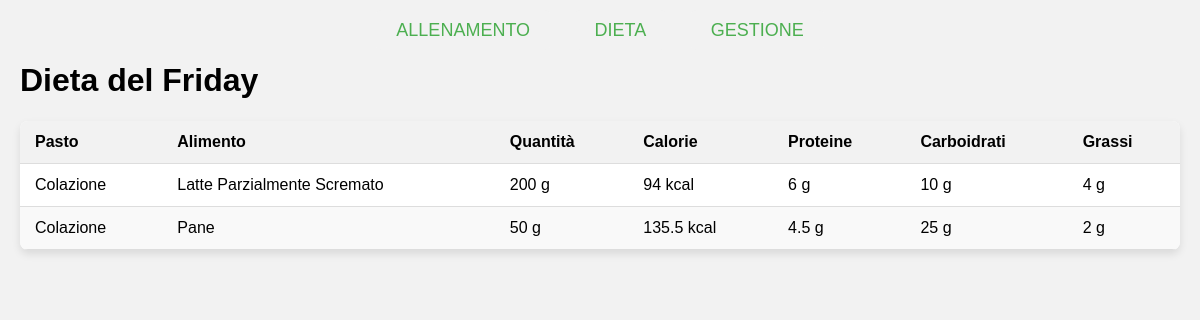
Screenshot of /dieta.php with the database file from the repository.
### tables this page shows
CREATE TABLE `dieta` (
  `id` int(11) NOT NULL,
  `id_giorno` int(11) NOT NULL,
  `id_pasto` int(11) NOT NULL,
  `id_alimento` int(11) NOT NULL,
  `quantita` int(11) NOT NULL
);

CREATE TABLE `pasti` (
  `id` int(11) NOT NULL,
  `nome` varchar(50) NOT NULL
);

CREATE TABLE `alimenti` (
  `id` int(11) NOT NULL,
  `nome` varchar(100) NOT NULL,
  `calorie` int(11) NOT NULL,
  `proteine` int(11) NOT NULL,
  `carboidrati` int(11) NOT NULL,
  `grassi` int(11) NOT NULL
);

### dieta.php (the view, shortened to what this page needs)
<!DOCTYPE html>
<html lang="it">
<head>
</head>
<body>
<div class="header">
    <a href="index.php">ALLENAMENTO</a>
    <a href="dieta.php">DIETA</a>
    <a href="gestione.php">GESTIONE</a>
</div>
<h1>Dieta del <?php echo ucfirst(strftime("%A")); ?></h1>
<table>
    <thead>
        <tr>
            <th>Pasto</th>
            <th>Alimento</th>
            <th>Quantità</th>
            <th>Calorie</th>
            <th>Proteine</th>
            <th>Carboidrati</th>
            <th>Grassi</th>
        </tr>
    </thead>
    <tbody>
<?php
$servername = "localhost";
$username = "ceo";
$password = "1234";
$dbname = "tracker";
$conn = new mysqli($servername, $username, $password, $dbname);
$id_venerdi = 5;
$sql = "SELECT p.nome AS pasto, a.nome AS alimento, d.quantita, a.calorie, a.proteine, a.carboidrati, a.grassi
        FROM Dieta d
        INNER JOIN Giorni g ON d.id_giorno = g.id
        INNER JOIN Pasti p ON d.id_pasto = p.id
        INNER JOIN Alimenti a ON d.id_alimento = a.id
        WHERE g.id = $id_venerdi";
$result = $conn->query($sql);
if ($result->num_rows > 0) {
    while($row = $result->fetch_assoc()) {
        echo "<tr>";
        echo "<td>".$row["pasto"]."</td>";
        echo "<td>".$row["alimento"]."</td>";
        echo "<td>".$row["quantita"]." g</td>";
        $quantita = $row["quantita"];
        $calorie_proporzionate = round(($row["calorie"] / 100) * $quantita, 2);
        $proteine_proporzionate = round(($row["proteine"] / 100) * $quantita, 2);
        $carboidrati_proporzionati = round(($row["carboidrati"] / 100) * $quantita, 2);
        $grassi_proporzionati = round(($row["grassi"] / 100) * $quantita, 2);
        echo "<td>".$calorie_proporzionate." kcal</td>";
        echo "<td>".$proteine_proporzionate." g</td>";
        echo "<td>".$carboidrati_proporzionati." g</td>";
        echo "<td>".$grassi_proporzionati." g</td>";
        echo "</tr>";
    }
} else {
    echo "<tr><td colspan='7'>Nessun risultato trovato</td></tr>";
}
?>
    </tbody>
</table>
</body>
</html>

### dieta.php (style rules this page uses)
body { font-family: Arial, sans-serif; background-color: #f2f2f2; margin: 0; padding: 20px; }
.header { text-align: center; margin-bottom: 20px; }
.header a { padding: 10px 20px; margin: 0 10px; font-size: 18px; cursor: pointer; text-decoration: none; color: #4CAF50; border-radius: 5px; background-color: #f2f2f2; transition: background-color 0.3s; }
table { width: 100%; border-collapse: collapse; border-spacing: 0; background-color: #fff; box-shadow: 0 4px 8px rgba(0, 0, 0, 0.1); border-radius: 8px; overflow: hidden; }
th, td { padding: 12px 15px; text-align: left; border-bottom: 1px solid #ddd; }
th { background-color: #f2f2f2; font-weight: bold; }
tr:nth-child(even) { background-color: #f9f9f9; }

### rows the page displays
dieta: id_pasto.nome "Colazione", id_alimento.nome "Latte Parzialmente Scremato", quantita "200", calorie_proporzionate "94", proteine_proporzionate "6", carboidrati_proporzionati "10", grassi_proporzionati "4"
dieta: id_pasto.nome "Colazione", id_alimento.nome "Pane", quantita "50", calorie_proporzionate "135.5", proteine_proporzionate "4.5", carboidrati_proporzionati "25", grassi_proporzionati "2"

### other values shown
strftime("%A") "Friday"
